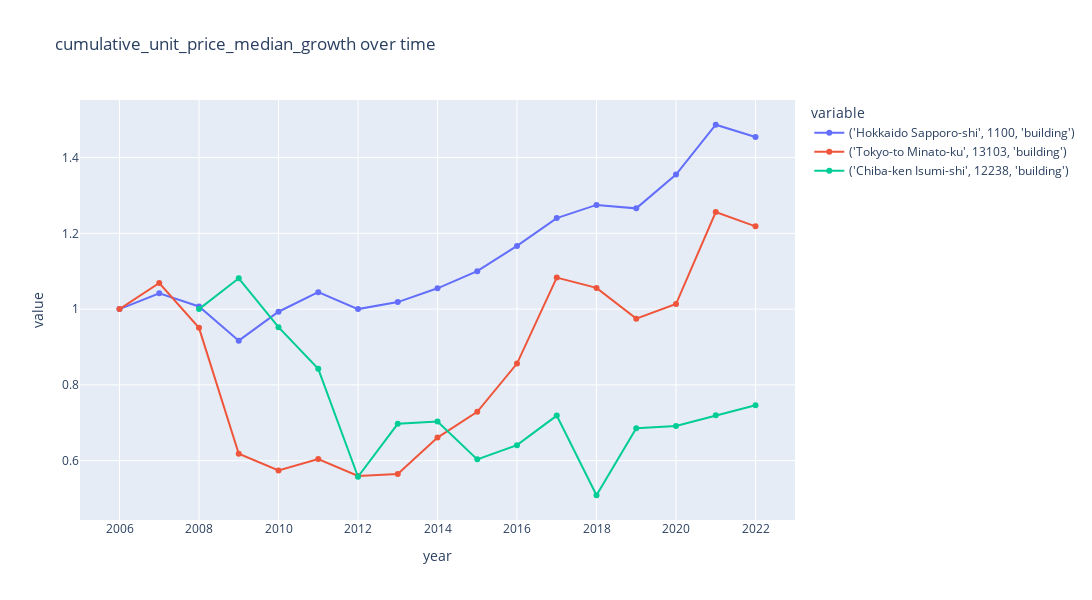
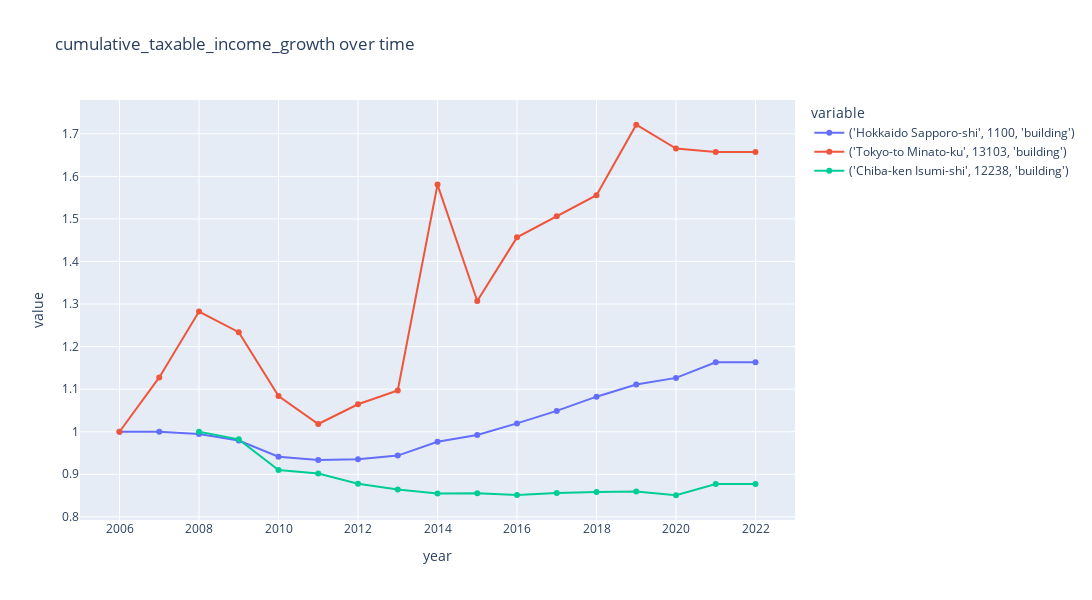
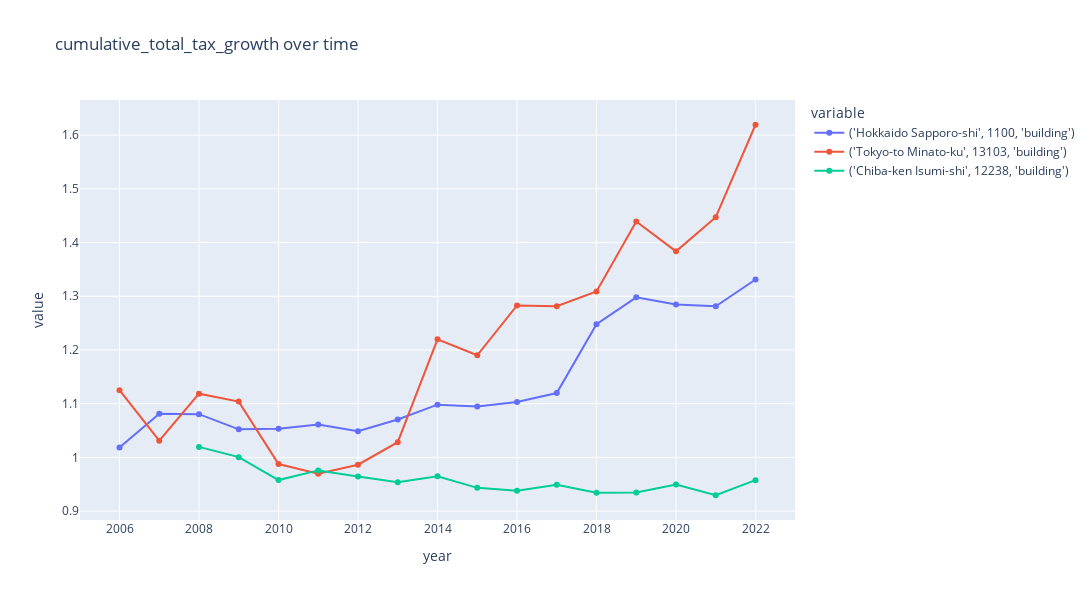
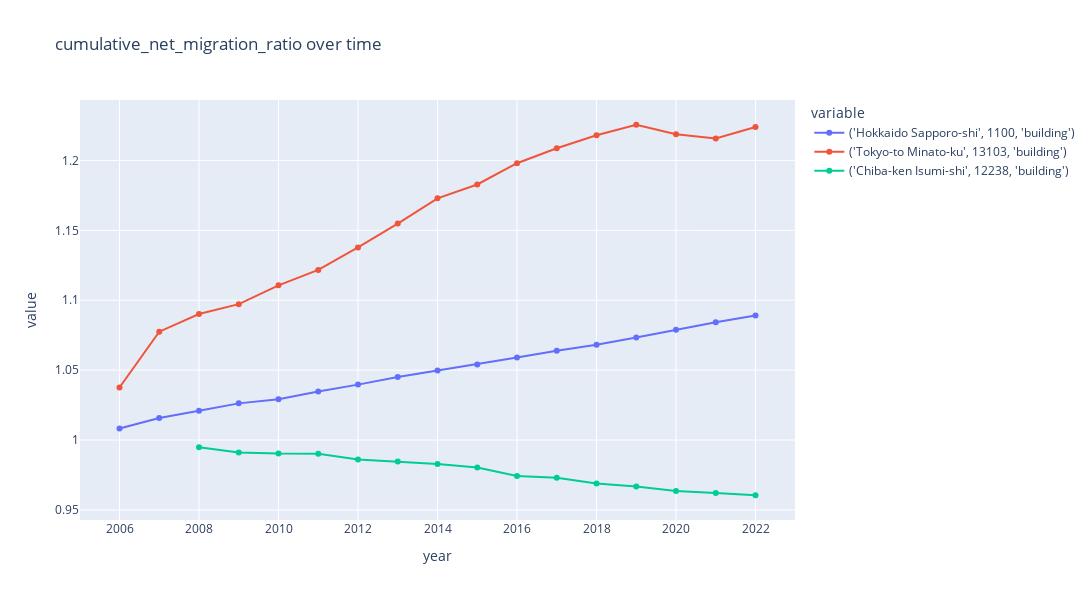

Here is the notebook cell these charts were saved with, in order:
### Code cell
area_codes = [13103, 1100, 12238]
area_df = core_df[core_df["area_code"].isin(area_codes)].sort_values(by="year", ascending=True)

area_df[f"cumulative_{metric}_growth"] = get_cumulative_growth_from_base(area_df.copy(), metric)

plot_time_series(
    area_df,
    f"cumulative_{metric}_growth",
    group_by_columns,
    granularity_columns,
    f"cumulative_{metric}_growth over time",
    # visible="legendonly",
    width=1200,
    height=600,
    # highlight=True,
    # highlight_range=(2020, 2022)
)

growth_factors = [
    "taxable_income_growth",
    "total_tax_growth",
    "net_migration_ratio",
    "new_dwellings_ratio",
]

base_factors = [
    "taxpayer_count",
    "count",
    "population",
    "taxable_income"
]

cumulative_factors = [
    f"cumulative_{factor}" for factor in growth_factors
] + [
    f"cumulative_{factor}_growth" for factor in base_factors
]

area_df[growth_factors] = area_df[growth_factors].replace({0: np.nan})
area_df[base_factors] = area_df[base_factors].replace({0: np.nan})

for factor in growth_factors:
    area_df[f"cumulative_{factor}"] = get_cumulative_growth(
        area_df.copy(), factor
    )

for factor in base_factors:
    area_df[f"cumulative_{factor}_growth"] = get_cumulative_growth_from_base(
        area_df.copy(), factor
    )

for cumulative_factor in cumulative_factors:
    plot_time_series(
        area_df,
        cumulative_factor,
        group_by_columns,
        granularity_columns,
        f"{cumulative_factor} over time",
        # visible="legendonly",
        width=1200,
        height=600,
        # highlight=True,
        # highlight_range=(2015, 2020)
    )

### Figure 1 — Plotly figure (JSON) as saved in the notebook; plotly's stock layout.template omitted (floating-point values rounded to 4 significant figures)
{"data": [{"hovertemplate": "variable=('Hokkaido Sapporo-shi', 1100, 'building')<br>year=%{x}<br>value=%{y}<extra></extra>", "legendgroup": "('Hokkaido Sapporo-shi', 1100, 'building')", "line": {"color": "#636efa", "dash": "solid"}, "marker": {"symbol": "circle"}, "mode": "lines+markers", "name": "('Hokkaido Sapporo-shi', 1100, 'building')", "orientation": "v", "showlegend": true, "type": "scatter", "x": [2006, 2007, 2008, 2009, 2010, 2011, 2012, 2013, 2014, 2015, 2016, 2017, 2018, 2019, 2020, 2021, 2022], "xaxis": "x", "y": [1, 1.042, 1.007, 0.9167, 0.9931, 1.045, 1.0, 1.019, 1.055, 1.1, 1.167, 1.24, 1.275, 1.266, 1.355, 1.486, 1.454], "yaxis": "y"}, {"hovertemplate": "variable=('Tokyo-to Minato-ku', 13103, 'building')<br>year=%{x}<br>value=%{y}<extra></extra>", "legendgroup": "('Tokyo-to Minato-ku', 13103, 'building')", "line": {"color": "#EF553B", "dash": "solid"}, "marker": {"symbol": "circle"}, "mode": "lines+markers", "name": "('Tokyo-to Minato-ku', 13103, 'building')", "orientation": "v", "showlegend": true, "type": "scatter", "x": [2006, 2007, 2008, 2009, 2010, 2011, 2012, 2013, 2014, 2015, 2016, 2017, 2018, 2019, 2020, 2021, 2022], "xaxis": "x", "y": [1, 1.069, 0.9506, 0.6185, 0.5742, 0.6043, 0.5595, 0.5651, 0.6609, 0.729, 0.8562, 1.083, 1.056, 0.9748, 1.013, 1.256, 1.218], "yaxis": "y"}, {"hovertemplate": "variable=('Chiba-ken Isumi-shi', 12238, 'building')<br>year=%{x}<br>value=%{y}<extra></extra>", "legendgroup": "('Chiba-ken Isumi-shi', 12238, 'building')", "line": {"color": "#00cc96", "dash": "solid"}, "marker": {"symbol": "circle"}, "mode": "lines+markers", "name": "('Chiba-ken Isumi-shi', 12238, 'building')", "orientation": "v", "showlegend": true, "type": "scatter", "x": [2006, 2007, 2008, 2009, 2010, 2011, 2012, 2013, 2014, 2015, 2016, 2017, 2018, 2019, 2020, 2021, 2022], "xaxis": "x", "y": [null, null, 1, 1.081, 0.9524, 0.8424, 0.5575, 0.6973, 0.7033, 0.6035, 0.641, 0.7189, 0.5088, 0.6857, 0.6918, 0.72, 0.7462], "yaxis": "y"}], "layout": {"autosize": false, "height": 600, "hovermode": "closest", "legend": {"title": {"text": "variable"}, "tracegroupgap": 0}, "showlegend": true, "title": {"text": "cumulative_unit_price_median_growth over time"}, "width": 1200, "xaxis": {"anchor": "y", "domain": [0, 1], "title": {"text": "year"}}, "yaxis": {"anchor": "x", "domain": [0, 1], "title": {"text": "value"}}}}

### Figure 2 — Plotly figure (JSON) as saved in the notebook; plotly's stock layout.template omitted (floating-point values rounded to 4 significant figures)
{"data": [{"hovertemplate": "variable=('Hokkaido Sapporo-shi', 1100, 'building')<br>year=%{x}<br>value=%{y}<extra></extra>", "legendgroup": "('Hokkaido Sapporo-shi', 1100, 'building')", "line": {"color": "#636efa", "dash": "solid"}, "marker": {"symbol": "circle"}, "mode": "lines+markers", "name": "('Hokkaido Sapporo-shi', 1100, 'building')", "orientation": "v", "showlegend": true, "type": "scatter", "x": [2006, 2007, 2008, 2009, 2010, 2011, 2012, 2013, 2014, 2015, 2016, 2017, 2018, 2019, 2020, 2021, 2022], "xaxis": "x", "y": [1, 0.9997, 0.9945, 0.9792, 0.9414, 0.9335, 0.9354, 0.9439, 0.9763, 0.9923, 1.02, 1.049, 1.082, 1.111, 1.127, 1.163, 1.163], "yaxis": "y"}, {"hovertemplate": "variable=('Tokyo-to Minato-ku', 13103, 'building')<br>year=%{x}<br>value=%{y}<extra></extra>", "legendgroup": "('Tokyo-to Minato-ku', 13103, 'building')", "line": {"color": "#EF553B", "dash": "solid"}, "marker": {"symbol": "circle"}, "mode": "lines+markers", "name": "('Tokyo-to Minato-ku', 13103, 'building')", "orientation": "v", "showlegend": true, "type": "scatter", "x": [2006, 2007, 2008, 2009, 2010, 2011, 2012, 2013, 2014, 2015, 2016, 2017, 2018, 2019, 2020, 2021, 2022], "xaxis": "x", "y": [1, 1.128, 1.282, 1.234, 1.084, 1.018, 1.065, 1.097, 1.581, 1.307, 1.457, 1.506, 1.556, 1.721, 1.665, 1.658, 1.658], "yaxis": "y"}, {"hovertemplate": "variable=('Chiba-ken Isumi-shi', 12238, 'building')<br>year=%{x}<br>value=%{y}<extra></extra>", "legendgroup": "('Chiba-ken Isumi-shi', 12238, 'building')", "line": {"color": "#00cc96", "dash": "solid"}, "marker": {"symbol": "circle"}, "mode": "lines+markers", "name": "('Chiba-ken Isumi-shi', 12238, 'building')", "orientation": "v", "showlegend": true, "type": "scatter", "x": [2006, 2007, 2008, 2009, 2010, 2011, 2012, 2013, 2014, 2015, 2016, 2017, 2018, 2019, 2020, 2021, 2022], "xaxis": "x", "y": [null, null, 1, 0.9821, 0.9102, 0.9019, 0.878, 0.8641, 0.8548, 0.8552, 0.8512, 0.8559, 0.8582, 0.8593, 0.8507, 0.8772, 0.8772], "yaxis": "y"}], "layout": {"autosize": false, "height": 600, "hovermode": "closest", "legend": {"title": {"text": "variable"}, "tracegroupgap": 0}, "showlegend": true, "title": {"text": "cumulative_taxable_income_growth over time"}, "width": 1200, "xaxis": {"anchor": "y", "domain": [0, 1], "title": {"text": "year"}}, "yaxis": {"anchor": "x", "domain": [0, 1], "title": {"text": "value"}}}}

### Figure 3 — Plotly figure (JSON) as saved in the notebook; plotly's stock layout.template omitted (floating-point values rounded to 4 significant figures)
{"data": [{"hovertemplate": "variable=('Hokkaido Sapporo-shi', 1100, 'building')<br>year=%{x}<br>value=%{y}<extra></extra>", "legendgroup": "('Hokkaido Sapporo-shi', 1100, 'building')", "line": {"color": "#636efa", "dash": "solid"}, "marker": {"symbol": "circle"}, "mode": "lines+markers", "name": "('Hokkaido Sapporo-shi', 1100, 'building')", "orientation": "v", "showlegend": true, "type": "scatter", "x": [2006, 2007, 2008, 2009, 2010, 2011, 2012, 2013, 2014, 2015, 2016, 2017, 2018, 2019, 2020, 2021, 2022], "xaxis": "x", "y": [1.019, 1.081, 1.081, 1.052, 1.053, 1.061, 1.049, 1.071, 1.098, 1.095, 1.103, 1.12, 1.248, 1.298, 1.285, 1.281, 1.331], "yaxis": "y"}, {"hovertemplate": "variable=('Tokyo-to Minato-ku', 13103, 'building')<br>year=%{x}<br>value=%{y}<extra></extra>", "legendgroup": "('Tokyo-to Minato-ku', 13103, 'building')", "line": {"color": "#EF553B", "dash": "solid"}, "marker": {"symbol": "circle"}, "mode": "lines+markers", "name": "('Tokyo-to Minato-ku', 13103, 'building')", "orientation": "v", "showlegend": true, "type": "scatter", "x": [2006, 2007, 2008, 2009, 2010, 2011, 2012, 2013, 2014, 2015, 2016, 2017, 2018, 2019, 2020, 2021, 2022], "xaxis": "x", "y": [1.125, 1.031, 1.119, 1.104, 0.9876, 0.9698, 0.9864, 1.028, 1.22, 1.19, 1.283, 1.282, 1.309, 1.439, 1.384, 1.447, 1.619], "yaxis": "y"}, {"hovertemplate": "variable=('Chiba-ken Isumi-shi', 12238, 'building')<br>year=%{x}<br>value=%{y}<extra></extra>", "legendgroup": "('Chiba-ken Isumi-shi', 12238, 'building')", "line": {"color": "#00cc96", "dash": "solid"}, "marker": {"symbol": "circle"}, "mode": "lines+markers", "name": "('Chiba-ken Isumi-shi', 12238, 'building')", "orientation": "v", "showlegend": true, "type": "scatter", "x": [2006, 2007, 2008, 2009, 2010, 2011, 2012, 2013, 2014, 2015, 2016, 2017, 2018, 2019, 2020, 2021, 2022], "xaxis": "x", "y": [null, null, 1.02, 1.001, 0.9578, 0.9759, 0.9644, 0.954, 0.9648, 0.9434, 0.938, 0.9493, 0.9342, 0.9346, 0.9495, 0.9296, 0.9577], "yaxis": "y"}], "layout": {"autosize": false, "height": 600, "hovermode": "closest", "legend": {"title": {"text": "variable"}, "tracegroupgap": 0}, "showlegend": true, "title": {"text": "cumulative_total_tax_growth over time"}, "width": 1200, "xaxis": {"anchor": "y", "domain": [0, 1], "title": {"text": "year"}}, "yaxis": {"anchor": "x", "domain": [0, 1], "title": {"text": "value"}}}}

### Figure 4 — Plotly figure (JSON) as saved in the notebook; plotly's stock layout.template omitted (floating-point values rounded to 4 significant figures)
{"data": [{"hovertemplate": "variable=('Hokkaido Sapporo-shi', 1100, 'building')<br>year=%{x}<br>value=%{y}<extra></extra>", "legendgroup": "('Hokkaido Sapporo-shi', 1100, 'building')", "line": {"color": "#636efa", "dash": "solid"}, "marker": {"symbol": "circle"}, "mode": "lines+markers", "name": "('Hokkaido Sapporo-shi', 1100, 'building')", "orientation": "v", "showlegend": true, "type": "scatter", "x": [2006, 2007, 2008, 2009, 2010, 2011, 2012, 2013, 2014, 2015, 2016, 2017, 2018, 2019, 2020, 2021, 2022], "xaxis": "x", "y": [1.008, 1.016, 1.021, 1.026, 1.029, 1.035, 1.04, 1.045, 1.05, 1.054, 1.059, 1.064, 1.068, 1.073, 1.079, 1.084, 1.089], "yaxis": "y"}, {"hovertemplate": "variable=('Tokyo-to Minato-ku', 13103, 'building')<br>year=%{x}<br>value=%{y}<extra></extra>", "legendgroup": "('Tokyo-to Minato-ku', 13103, 'building')", "line": {"color": "#EF553B", "dash": "solid"}, "marker": {"symbol": "circle"}, "mode": "lines+markers", "name": "('Tokyo-to Minato-ku', 13103, 'building')", "orientation": "v", "showlegend": true, "type": "scatter", "x": [2006, 2007, 2008, 2009, 2010, 2011, 2012, 2013, 2014, 2015, 2016, 2017, 2018, 2019, 2020, 2021, 2022], "xaxis": "x", "y": [1.038, 1.077, 1.09, 1.097, 1.111, 1.122, 1.138, 1.155, 1.173, 1.183, 1.198, 1.209, 1.218, 1.225, 1.219, 1.216, 1.224], "yaxis": "y"}, {"hovertemplate": "variable=('Chiba-ken Isumi-shi', 12238, 'building')<br>year=%{x}<br>value=%{y}<extra></extra>", "legendgroup": "('Chiba-ken Isumi-shi', 12238, 'building')", "line": {"color": "#00cc96", "dash": "solid"}, "marker": {"symbol": "circle"}, "mode": "lines+markers", "name": "('Chiba-ken Isumi-shi', 12238, 'building')", "orientation": "v", "showlegend": true, "type": "scatter", "x": [2006, 2007, 2008, 2009, 2010, 2011, 2012, 2013, 2014, 2015, 2016, 2017, 2018, 2019, 2020, 2021, 2022], "xaxis": "x", "y": [null, null, 0.9949, 0.9911, 0.9903, 0.9902, 0.986, 0.9847, 0.9829, 0.9804, 0.9742, 0.973, 0.969, 0.9668, 0.9636, 0.9621, 0.9605], "yaxis": "y"}], "layout": {"autosize": false, "height": 600, "hovermode": "closest", "legend": {"title": {"text": "variable"}, "tracegroupgap": 0}, "showlegend": true, "title": {"text": "cumulative_net_migration_ratio over time"}, "width": 1200, "xaxis": {"anchor": "y", "domain": [0, 1], "title": {"text": "year"}}, "yaxis": {"anchor": "x", "domain": [0, 1], "title": {"text": "value"}}}}
